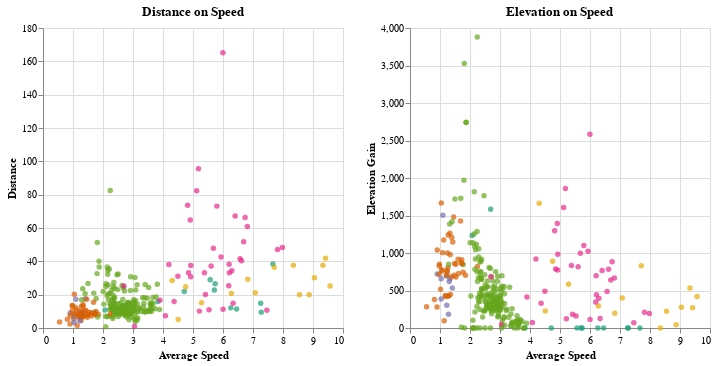

Notebook source saved alongside this figure:
### Markdown cell above
These first graphs show each activity side by side with the activity count, total kilometers, and the average activity kilometers. The run category is highlighted as that will be the focus of the analysis later on.

You can see I run more than every other sport combined (more than 75% of activities), however, when I run I don't go as far on average compared to when I bike. This makes sense as you can generally cover more kilometers on a bike than you can running. I also run year round, whereas biking and backcountry skiing I can only do seasonally.

### Code cell
input_dropdown = alt.binding_select(options = ['Alpine Ski', 'Backcountry Ski', 'Hike', 'Ride', 'Run', 'Virtual Ride'], name = 'Activity Type: ')
selection = alt.selection_point(fields = ['Activity Type'], bind = input_dropdown)
color = alt.condition(selection,
                     alt.Color('Activity Type:N', scale = alt.Scale(scheme = 'dark2')).legend(None),
                    alt.value('lightgray')
                     )


chart4 = alt.Chart(data).mark_circle().encode(
    x = 'Average Speed:Q',
    y = 'Distance:Q',
    color = color,
    tooltip = ['Activity Type', 'Distance', 'Average Speed']).add_params(selection)

chart5 = alt.Chart(data).mark_circle().encode(
    x = 'Average Speed:Q',
    y = 'Elevation Gain',
    color = color,
    tooltip = ['Activity Type', 'Elevation Gain', 'Average Speed']).add_params(selection)

chart4.properties(title = 'Distance on Speed') | chart5.properties(title = 'Elevation on Speed')

### Figure 1 — Vega-Lite specification as saved in the notebook (floating-point values rounded to 4 significant figures; data arrays with more than 128 entries replaced by an {"elided": "..."} marker saying what was removed)
{"config": {"view": {"continuousWidth": 300, "continuousHeight": 300}}, "hconcat": [{"mark": {"type": "circle"}, "encoding": {"color": {"condition": {"param": "param_1", "field": "Activity Type", "legend": null, "scale": {"scheme": "dark2"}, "type": "nominal"}, "value": "lightgray"}, "tooltip": [{"field": "Activity Type", "type": "nominal"}, {"field": "Distance", "type": "quantitative"}, {"field": "Average Speed", "type": "quantitative"}], "x": {"field": "Average Speed", "type": "quantitative"}, "y": {"field": "Distance", "type": "quantitative"}}, "name": "view_1", "title": "Distance on Speed"}, {"mark": {"type": "circle"}, "encoding": {"color": {"condition": {"param": "param_1", "field": "Activity Type", "legend": null, "scale": {"scheme": "dark2"}, "type": "nominal"}, "value": "lightgray"}, "tooltip": [{"field": "Activity Type", "type": "nominal"}, {"field": "Elevation Gain", "type": "quantitative"}, {"field": "Average Speed", "type": "quantitative"}], "x": {"field": "Average Speed", "type": "quantitative"}, "y": {"field": "Elevation Gain", "type": "quantitative"}}, "name": "view_2", "title": "Elevation on Speed"}], "data": {"name": "data-3f7ba7946c528d65576773ed1fdd8831"}, "params": [{"name": "param_1", "select": {"type": "point", "fields": ["Activity Type"]}, "bind": {"input": "select", "options": ["Alpine Ski", "Backcountry Ski", "Hike", "Ride", "Run", "Virtual Ride"], "name": "Activity Type: "}, "views": ["view_1", "view_2"]}], "$schema": "https://vega.github.io/schema/vega-lite/v5.15.1.json", "datasets": {"data-3f7ba7946c528d65576773ed1fdd8831": {"elided": "341 records"}}}
